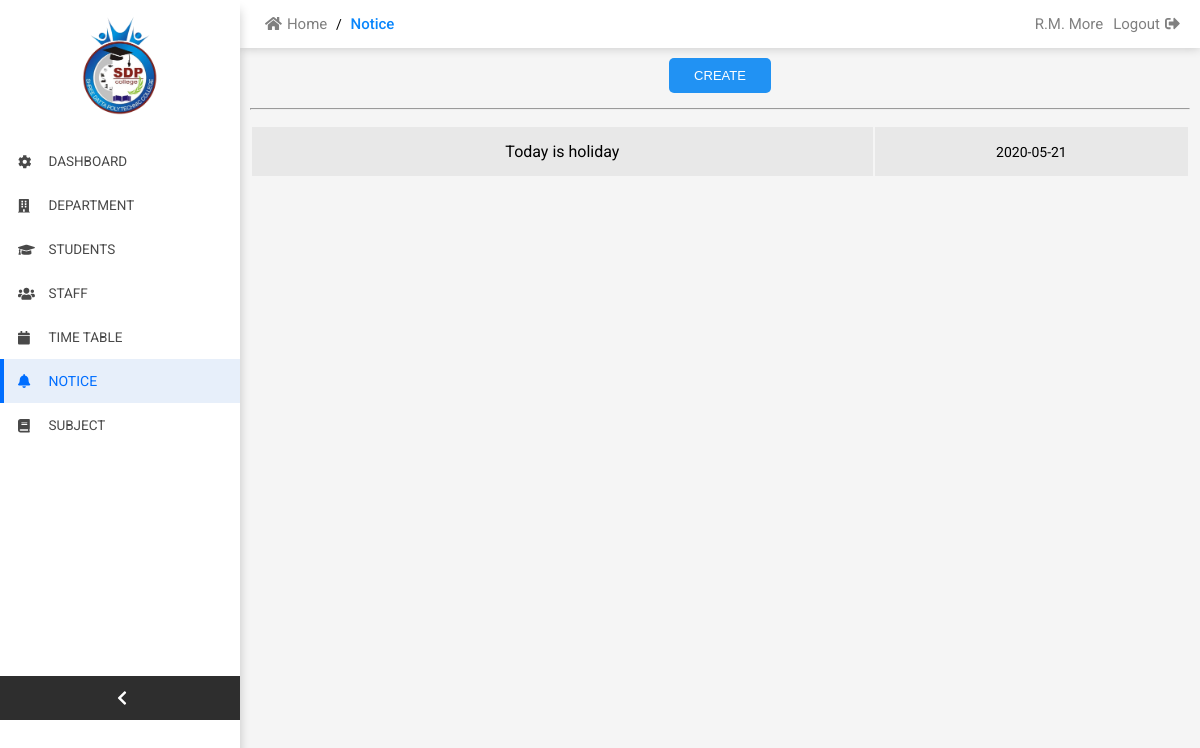
Screenshot of /Notice.php (signed in) with the database file from the repository.
### tables this page shows
CREATE TABLE IF NOT EXISTS `teacher` (
  `id` int(11) NOT NULL AUTO_INCREMENT,
  `first_name` text NOT NULL,
  `last_name` text NOT NULL,
  `abbrivation` text NOT NULL,
  `tUser` varchar(30) NOT NULL,
  `tPass` varchar(30) NOT NULL,
  `email` varchar(30) NOT NULL,
  `mobile` bigint(12) NOT NULL,
  `noLect` int(11) NOT NULL,
  `noPract` int(11) NOT NULL,
  `dept` text NOT NULL,
  PRIMARY KEY (`id`)
);

CREATE TABLE IF NOT EXISTS `notice` (
  `id` int(11) NOT NULL AUTO_INCREMENT,
  `title` varchar(100) NOT NULL,
  `description` longtext NOT NULL,
  `date` date NOT NULL,
  `file` varchar(250) DEFAULT NULL,
  `size` int(11) DEFAULT NULL,
  PRIMARY KEY (`id`)
);

### Notice.php (the view, shortened to what this page needs)
<!DOCTYPE html>
<html lang="en">
<head>
    <link rel="stylesheet" href="./css/admin dashboard.css">
    <link rel="stylesheet" href="./css/topMenu.css">
    <link rel="stylesheet" href="./css/sidebar.css">
    <link rel="stylesheet" href="./css/alertbox.css">
    <link rel="stylesheet" href="./css/all.css">
    <link rel="stylesheet" href="./css/fontawesome.css">
    <link rel="stylesheet" href="./css/fontawesome.min.css">
    <link rel="stylesheet" href="./webfonts/fa-regular-400.woff2">
    <link href="https://stackpath.bootstrapcdn.com/font-awesome/4.7.0/css/font-awesome.min.css" rel="stylesheet">
</head>
<body onload="collapse_sidebar()">
    <div class="side-menu" id="side-bar">
        <div class="side-profile">
            <img src="img/sdpc_logo.png" alt="Icon" id="college-logo">
        </div>
        <a href="Admin Dashborad.php" style="text-decoration: none;">
            <div class="menu-item" >
                <div class="item-icon"><i class="fa fa-cog" aria-hidden="true"></i></div>
                <div class="item-title">Dashboard</div>
            </div>
        </a>
        <a href="Department.php" style="text-decoration: none;">
            <div class="menu-item">
                <div class="item-icon"><i class="fas fa-building" aria-hidden="true"></i></div>
                <div class="item-title">Department</div>
            </div>
        </a>
        <a href="Student Details.php" style="text-decoration: none;">
            <div class="menu-item " id="stud">
                <div class="item-icon"><i class="fas fa-graduation-cap" aria-hidden="true"></i></div>
                <div class="item-title">Students</div>
            </div>
        </a>
        <a href="Staff.php" style="text-decoration: none;">
            <div class="menu-item">
                <div class="item-icon"><i class="fas fa-users" aria-hidden="true"></i></div>
                <div class="item-title">Staff</div>
            </div>
        </a>
        <a href="Timetable Dashboard.php" style="text-decoration: none;">
            <div class="menu-item">
                <div class="item-icon"><i class="fa fa-calendar" aria-hidden="true"></i></div>
                <div class="item-title">Time Table</div>
            </div>
        </a>
        <a href="Notice.php" style="text-decoration: none;">
            <div class="active-menu">
                <div class="item-icon"><i class="fas fa-bell" aria-hidden="true"></i></div>
                <div class="item-title">Notice</div>
            </div>
        </a>
        <a href="Subject Allocation.php" style="text-decoration: none;">
            <div class="menu-item">
                <div class="item-icon"><i class="fa fa-book" aria-hidden="true"></i></div>
                <div class="item-title">Subject</div>
            </div>
        </a>
        <div class="collapse-side" onclick="collapse_sidebar()">
            <i id="btn-side-icon" class="fas fa-chevron-left " aria-hidden="true"></i>
        </div>
    </div>
    <div class="app" id="app">
        <nav class="top-nav">
            <div class="navigation">
                <a href="Admin Dashborad.php"> <i class="fas fa-home"></i>Home</a>
                <span>/</span>
                <a href="Notice.php" class="active-nav">Notice</a>
            </div>
            <div class="profile">
                <a id="edit-profile">
                    <?php
                        include("Database.php");
                        include("Functions.php");
                        if(isset($_SESSION['logged'])){
                            $loggedUser = $_SESSION['logged'];
                            getLoggedInName($loggedUser);
                        }
                    ?>
                </a>
                <a href="Login.php">Logout<i class="fas fa-sign-out-alt"></i></a>
            </div>
        </nav>
    <?php
        function showNotice(){
            global $con, $title, $noticeDate, $countNotice, $displayTable;
            echo "<table>";
                $res = mysqli_query($con,"SELECT * FROM notice");
                if ($res) {
                    while ($row = mysqli_fetch_assoc($res)) {
                        $t = $row['title'];
                        $d = $row['date'];
                        $id = $row['id'];
                    echo "<tr onclick=\"showNotice(this)\" id='$id' ><td style='padding: 15px;'>$t</td><td><span>$d</span></td></tr>";
                }
            }
            echo "</table>";
        }
        $res = mysqli_query($con,"SELECT * FROM notice");
        if ($res) {
            $n = mysqli_num_rows($res);
            if($n > 0){
                $displayTable = true;
            } else {
                $m = "false";
                $msg = "No Notice Found";
                $displayTable = false;
            }
        }
        ?>
        <div class="dashboard" id="dashboard">
            <button onclick="showDialog()">CREATE</button>
            <hr>
            <div class="displayBody">
            <?php
                if($displayTable){
                    showNotice();
                }
            ?>
            </div>
        </div>
</body>
</html>

### Functions.php (shortened to what this page needs)
<?php
    include("Database.php");
    function getLoggedInName($loggedUser){
        global $con;
        $res = mysqli_query($con,"SELECT first_name,last_name FROM admin WHERE aUser='$loggedUser'");
        $row = mysqli_num_rows($res);
        if ($row == 0) {
            $res = mysqli_query($con,"SELECT First_name,Last_name FROM students WHERE sUser='$loggedUser'");
            $row = mysqli_num_rows($res);
            if ($row == 0) {
                $res = mysqli_query($con,"SELECT first_name,last_name FROM teacher WHERE tUser='$loggedUser'");
                $row = mysqli_num_rows($res);
                $data = mysqli_fetch_array($res);
                if ($row == 1) {
                    echo $data[0]." ";
                    echo $data[1];
                }
            }
        }
    }
?>

### css/admin dashboard.css (style rules this page uses)
body { margin: 0; padding: 0; font-family: 'Roboto', sans-serif; color: white; background: rgb(245, 245, 245); overflow: hidden; }
.dashboard { padding: 10px; flex: 8; }

### css/topMenu.css (style rules this page uses)
.top-nav { display: flex; background: rgb(255, 255, 255); color: #000; width: 100%; box-shadow: 0 0 10px 0 rgba(0, 0, 0, 0.2); }
.top-nav .navigation { flex: 5; }
.top-nav .profile { flex:5; margin: 15px; display: flex; font-size: 15px; justify-content: flex-end; }
.navigation { margin: 15px; font-size: 15px; }
span { font-size: 14px; }
a { text-decoration: none; }
.profile a { color: grey; }
.navigation svg, .navigation a, .profile svg { padding: 0 5px; }
#edit-profile { margin: 0 10px; }
.active-nav { color: #0986fc; font-weight: 500; }

### css/sidebar.css (style rules this page uses)
.side-menu { flex: 4; height: 100%; position: fixed; overflow: hidden; background: white; display: flex; flex-direction: column; min-width: 20%; width: 20%; box-shadow: 0 10px 10px 0 rgba(0, 0, 0, .2); }
.menu-item { padding: 14px; color: #494949; font-size: 13.5px; display: flex; border-left: 4px solid #fff; text-transform: uppercase; }
.side-profile { margin: 5%; margin-bottom: 10%; display: flex; justify-content: center; }
.side-profile img { width: 35%; }
.active-menu { color: #006eff; background: #e7effa; border-left: 4px solid #006eff; padding: 14px; font-size: 14px; display: flex; text-transform: uppercase; }
.collapse-side { background-color: #2e2e2e; bottom: 10%; width: 90%; position: absolute; display: flex; justify-content: center; padding: 14px; color: white; }
.item-icon { flex: 1.2; }
.item-title { flex: 7; }
.full-app { margin-left: 20%; }

### css/all.css (style rules this page uses)
.fa-bell:before { content: "\f0f3"; }
.fa-book:before { content: "\f02d"; }
.fa-building:before { content: "\f1ad"; }
.fa-calendar:before { content: "\f133"; }
.fa-chevron-left:before { content: "\f053"; }
.fa-cog:before { content: "\f013"; }
.fa-graduation-cap:before { content: "\f19d"; }
.fa-home:before { content: "\f015"; }
.fa-sign-out-alt:before { content: "\f2f5"; }
.fa-users:before { content: "\f0c0"; }

### Notice.php (style rules this page uses)
body { color: black; overflow: hidden; font-family: 'Roboto', sans-serif; }
a { color:grey; }
.dashboard { text-align: center; }
button { background: #2192f3; border: none; padding: 10px 25px; color: white; border-radius: 5px; font-size: 13px; }
hr { margin: 15px 0; }
table { width: 100%; }
tr { margin: 5px; padding: 10px; border-color: black; background: #e8e8e8; border: 1px solid #f0f0f0; }
.displayBody { overflow-y: scroll; max-height: 70%; height: 70%; }

### rows the page displays
teacher: first_name "R.M.", last_name "More"
notice: title "Today is holiday", date "2020-05-21"
